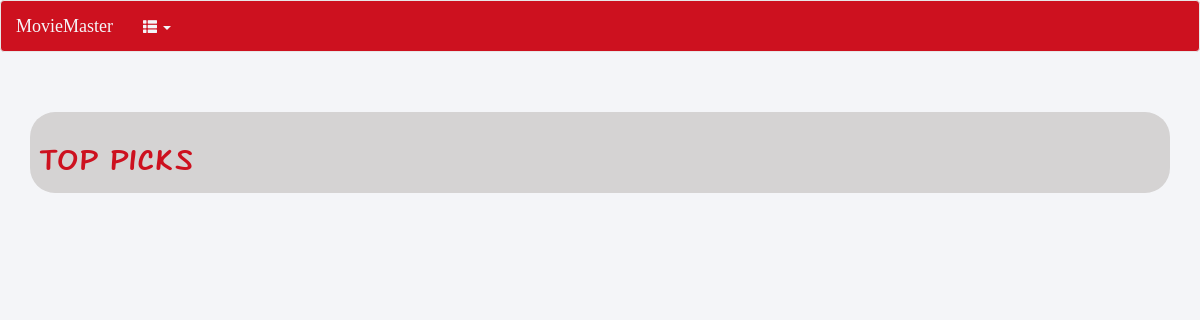
/user/, run on an earlier commit of the app's database.
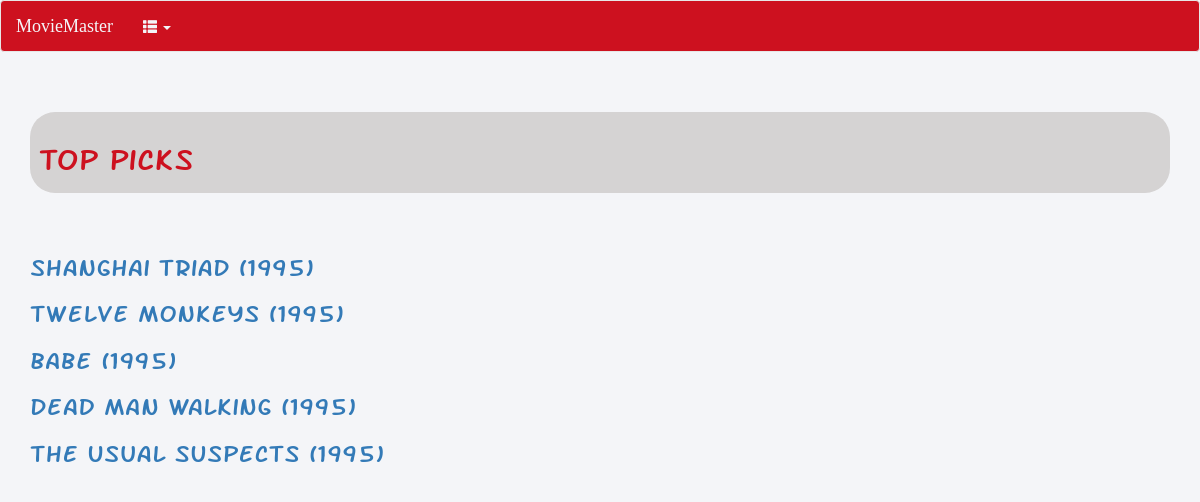
And on a later commit of the database.
### predictions/models.py (models this page shows)
class Movie(models.Model):
	title = models.CharField(max_length=255)
	genre = models.CharField(max_length=255)
	description = models.TextField()
	user_ratings = models.PositiveIntegerField(validators=[MinValueValidator(1),MaxValueValidator(5)])
	slug = models.SlugField(unique=True)

### predictions/views.py (the view)
# urls.py: url(r'^user/$', 'predictions.views.user',name='user'),
def user(request):
	movies = Movie.objects.filter(user_ratings=5)
	return render(request, 'user.html',{
			'movies':movies,
	})

### predictions/templates/user.html (shortened to what this page needs)
{% load staticfiles %}
<!DOCTYPE html>
<html lang="en-US">
    <head>
        <link rel="stylesheet" href="{% static 'css/bootstrap.min.css' %}" />
        <link rel="stylesheet" href="{% static 'css/home.css' %}" />
        <link rel="stylesheet" href="{% static 'css/user.css' %}" />
    </head>
    <body>
        <nav class="navbar navbar-default">
            <div class="container-fluid">
                <div class="navbar-header">
                    <a class="navbar-brand" href="user.html">MovieMaster</a>
                </div>
                <div class="collapse navbar-collapse" id="mynavbar">
                    <ul class="nav navbar-nav" >
                        <li class="dropdown" >
                            <a class="dropdown-toggle" data-toggle="dropdown" href="#" ><span class="glyphicon glyphicon-th-list"></span> <span class="caret"></span></a>
                        </li>
                    </ul>
                </div>
            </div>
        </nav>
        <div class="container">
            <br>
            <br>
            <div class="row">
                <div class="col-md-12 col-sm-12">
                    <div class="well-sm">
                        <h2> Top picks</h2>
                    </div>
                </div>
            </div>
        </div>
        <br>
        <br>
        <div class="container">
            {% for movie in movies %}
                <h3><a href="{% url 'movie_detail' slug=movie.slug %}">
                    {{movie.title}}
                </a></h3>
            {% endfor %}
        </div>
    </body>
</html>

What changed in the data, as far as the page shows it:
added Movie: title "Shanghai Triad (1995)"
added Movie: title "Twelve Monkeys (1995)"
added Movie: title "Babe (1995)"
added Movie: title "Dead Man Walking (1995)"
added Movie: title "The Usual suspects (1995)"
